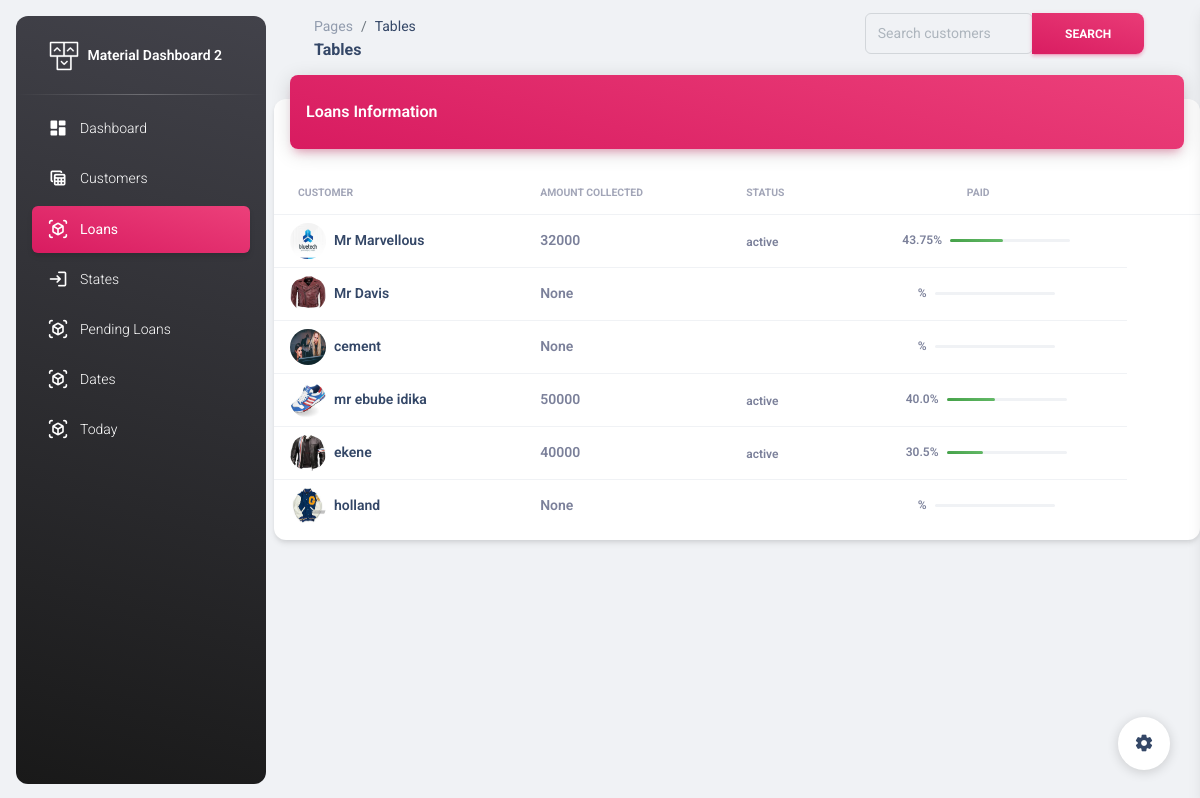
The page /administration/loans/ (signed in) on the database its author committed.
### administration/models.py (models this page shows, shortened)
class Customers(models.Model):
    name=models.CharField(max_length=100)
    branch=models.ForeignKey(Branch,on_delete=models.PROTECT,null=True,default=None)
    gender=models.CharField(max_length=100, null=True)
    occupation=models.CharField(max_length=100, null=True)
    state=models.CharField(max_length=100, null=True)
    passport=models.ImageField()
    business_name=models.CharField(max_length=100)
    bussiness_address=models.CharField(max_length=100)
    age=models.IntegerField()
    phone_number=models.IntegerField(null=True)
    home_address=models.CharField(max_length=100)
    card_number=models.IntegerField()
    guarantors_name=models.CharField(max_length=100)
    guarantors_phone=models.IntegerField()
    guarantors_address=models.CharField(max_length=100)
    goccupation=models.CharField(max_length=100,null=True)
    gstate=models.CharField(max_length=100,null=True)

### administration/decorator.py (the view, shortened to what this page needs)
        def wrapper(request, *args, **kwargs):
            if request.user.is_authenticated:
                if request.user.groups.filter(name__in=groups).exists():
                    return view_func(request, *args, **kwargs)
            else:
                return redirect('')

### administration/decorator.py (called while the page is built, shortened)
def group_required(groups=[]):
    def decorator(view_func):
        def wrapper(request, *args, **kwargs):
            if request.user.is_authenticated:
                if request.user.groups.filter(name__in=groups).exists():
                    return view_func(request, *args, **kwargs)
            else:
                return redirect('')
        return wrapper
    return decorator

### administration/views.py (called while the page is built)
@login_required
@group_required(["Admin"])
def loan_table(request):
    customer_loan_data = []
    customers = Customers.objects.filter(loan__status="active").distinct()
    for customer in customers:
        customer_loan_data = Customers.objects.annotate(
    total_borrowed=Sum('loan__amount_collected'),
    total_returned=Sum('loan__amount_paid'),
).prefetch_related('loan_set')
    for customer in customer_loan_data:
        if customer.total_borrowed:
            customer.loans = customer.loan_set.all().values('status', 'due_date')
            customer.ppaid =  (customer.total_returned/customer.total_borrowed)*100
    context={
        "data":customer_loan_data
    }
    return render(request,"administration/loans.html",context)

### administration/templates/administration/loans.html (shortened to what this page needs)
<!DOCTYPE html>
<html lang="en">
  {% load static %}
<head>
  <link href="{% static 'administration/assets/css/nucleo-icons.css'%}" rel="stylesheet" />
  <link href="{% static 'administration/assets/css/nucleo-svg.css'%}" rel="stylesheet" />
  <link id="pagestyle" href="{% static 'administration/assets/css/material-dashboard.css'%}" rel="stylesheet" />
</head>
<body class="g-sidenav-show  bg-gray-200">
  <aside class="sidenav navbar navbar-vertical navbar-expand-xs border-0 border-radius-xl my-3 fixed-start ms-3   bg-gradient-dark" id="sidenav-main">
    <div class="sidenav-header">
      <a class="navbar-brand m-0" href=" https://demos.creative-tim.com/material-dashboard/pages/dashboard " target="_blank">
        <img src="{% static 'administration/assets/img/logo-ct.png'%}" class="navbar-brand-img h-100" alt="main_logo">
        <span class="ms-1 font-weight-bold text-white">Material Dashboard 2</span>
      </a>
    </div>
    <hr class="horizontal light mt-0 mb-2">
    <div class="collapse navbar-collapse  w-auto " id="sidenav-collapse-main">
      <ul class="navbar-nav">
        <li class="nav-item">
          <a class="nav-link text-white " href="{% url 'dashboard'%}">
            <div class="text-white text-center me-2 d-flex align-items-center justify-content-center">
              <i class="material-icons opacity-10">dashboard</i>
            </div>
            <span class="nav-link-text ms-1">Dashboard</span>
          </a>
        </li>
        <li class="nav-item">
          <a class="nav-link text-white  " href="{% url 'customer_details'%}">
            <div class="text-white text-center me-2 d-flex align-items-center justify-content-center">
              <i class="material-icons opacity-10">table_view</i>
            </div>
            <span class="nav-link-text ms-1">Customers</span>
          </a>
        </li>
        <li class="nav-item">
            <a class="nav-link text-white active bg-gradient-primary" href="{% url 'loans'%}">
              <div class="text-white text-center me-2 d-flex align-items-center justify-content-center">
                <i class="material-icons opacity-10">view_in_ar</i>
              </div>
              <span class="nav-link-text ms-1">Loans</span>
            </a>
          </li>
          <li class="nav-item">
            <a class="nav-link text-white " href="{% url 'states'%}">
              <div class="text-white text-center me-2 d-flex align-items-center justify-content-center">
                <i class="material-icons opacity-10">login</i>
              </div>
              <span class="nav-link-text ms-1">States </span>
            </a>
          </li>
          <li class="nav-item">
            <a class="nav-link text-white " href="{% url 'applied'%}">
              <div class="text-white text-center me-2 d-flex align-items-center justify-content-center">
                <i class="material-icons opacity-10">view_in_ar</i>
              </div>
              <span class="nav-link-text ms-1">Pending Loans </span>
            </a>
          </li>
          <li class="nav-item">
            <a class="nav-link text-white  " href="{% url 'dates'%}">
              <div class="text-white text-center me-2 d-flex align-items-center justify-content-center">
                <i class="material-icons opacity-10">view_in_ar</i>
              </div>
              <span class="nav-link-text ms-1">Dates </span>
            </a>
          </li>
          <li class="nav-item">
            <a class="nav-link text-white  " href="{% url 'today'%}">
              <div class="text-white text-center me-2 d-flex align-items-center justify-content-center">
                <i class="material-icons opacity-10">view_in_ar</i>
              </div>
              <span class="nav-link-text ms-1">Today</span>
            </a>
          </li>
      </ul>
    </div>
  </aside>
  <main class="main-content position-relative max-height-vh-100 h-100 border-radius-lg ">
    <nav class="navbar navbar-main navbar-expand-lg px-0 mx-4 shadow-none border-radius-xl" id="navbarBlur" data-scroll="true">
      <div class="container-fluid py-1 px-3">
        <nav aria-label="breadcrumb">
          <ol class="breadcrumb bg-transparent mb-0 pb-0 pt-1 px-0 me-sm-6 me-5">
            <li class="breadcrumb-item text-sm"><a class="opacity-5 text-dark" href="javascript:;">Pages</a></li>
            <li class="breadcrumb-item text-sm text-dark active" aria-current="page">Tables</li>
          </ol>
          <h6 class="font-weight-bolder mb-0">Tables</h6>
        </nav>
        <div class="collapse navbar-collapse mt-sm-0 mt-2 me-md-0 me-sm-4" id="navbar">
          <div class="ms-md-auto pe-md-3 d-flex align-items-center">
            <form method="GET" action="{% url 'allloan_users'%}">
            <div class="input-group input-group-outline">
              <input type="text" class="form-control w-40 mb-2" name="q"  placeholder="Search customers">
              <button class="btn bg-gradient-primary w-40  mb-2" type="submit" onclick="{% url 'allloan_users'%}">Search</button>
              </form>
          </div>
        </div>
      </div>
    </nav>
      <div class="row">
        <div class="col-12">
          <div class="card my-4">
            <div class="card-header p-0 position-relative mt-n4 mx-3 z-index-2">
              <div class="bg-gradient-primary shadow-primary border-radius-lg pt-4 pb-3">
                <h6 class="text-white text-capitalize ps-3">Loans Information</h6>
              </div>
            </div>
            <div class="card-body px-0 pb-2">
              <div class="table-responsive p-0">
                <table class="table align-items-center justify-content-center mb-0">
                  <thead>
                    <tr>
                      <th class="text-uppercase text-secondary text-xxs font-weight-bolder opacity-7">Customer</th>
                      <th class="text-uppercase text-secondary text-xxs font-weight-bolder opacity-7 ps-2">Amount Collected</th>
                      <th class="text-uppercase text-secondary text-xxs font-weight-bolder opacity-7 ps-2">Status</th>
                      <th class="text-uppercase text-secondary text-xxs font-weight-bolder text-center opacity-7 ps-2">paid</th>
                      <th></th>
                    </tr>
                  </thead>
                  <tbody>
                    {% for loan in data %}
                    <tr>
                      <td>
                        <div class="d-flex px-2">
                          <div>
                            <img src="{{loan.passport.url}}" class="avatar avatar-sm rounded-circle me-2" alt="xd">
                          </div>
                          <div class="my-auto">
                            <h6 class="mb-0 text-sm">{{loan.name}}</h6>
                          </div>
                        </div>
                      </td>
                      <td>
                        <p class="text-sm font-weight-bold mb-0">{{loan.total_borrowed}}</p>
                      </td>
                      <td>
                        {% for s in loan.loans%}
                        <span class="text-xs font-weight-bold">{{s.status}}</span>
                        {% endfor %}
                      </td>
                      <td class="align-middle text-center">
                        <div class="d-flex align-items-center justify-content-center">
                          <span class="me-2 text-xs font-weight-bold">{{loan.ppaid}}%</span>
                          <div>
                            <div class="progress">
                                <div class="progress-bar bg-gradient-success" style="width: {{ loan.ppaid }}%;" role="progressbar" aria-valuenow="{{ loan.ppaid }}" aria-valuemin="0" aria-valuemax="100"></div>
                            </div>
                          </div>
                        </div>
                      </td>
                    </tr>
                    {% endfor %}
                  </tbody>
                </table>
              </div>
            </div>
          </div>
        </div>
      </div>
  </main>
  <div class="fixed-plugin">
    <a class="fixed-plugin-button text-dark position-fixed px-3 py-2">
      <i class="material-icons py-2">settings</i>
    </a>
  </div>
</body>
</html>

### rows shown on the page
Customers: passport (picture), name "Mr Marvellous", total_borrowed "32000", status "active", ppaid "43.75"
Customers: passport (picture), name "Mr Davis", total_borrowed "None"
Customers: passport (picture), name "cement", total_borrowed "None"
Customers: passport (picture), name "mr ebube idika", total_borrowed "50000", status "active", ppaid "40.0"
Customers: passport (picture), name "ekene", total_borrowed "40000", status "active", ppaid "30.5"
Customers: passport (picture), name "holland", total_borrowed "None"
